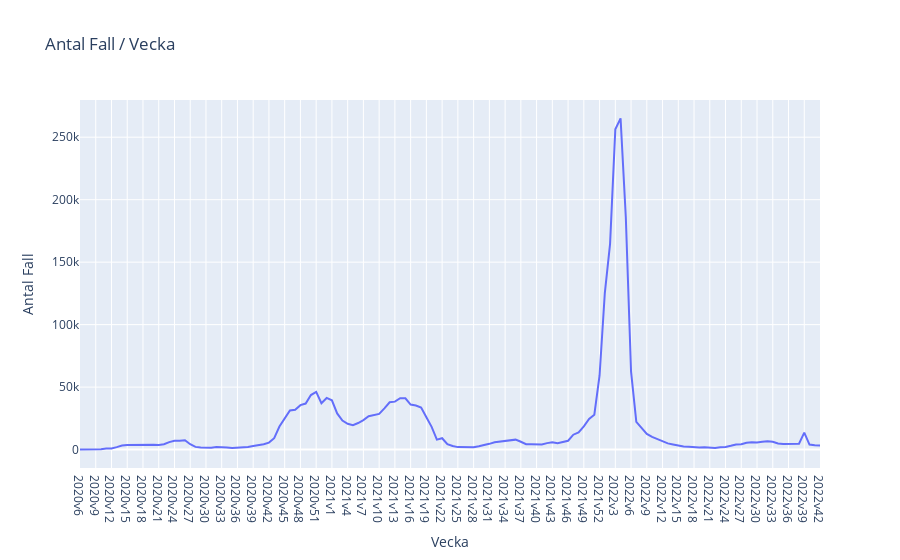

Source (notebook cell):
### Code cell
fig = px.line(df, x = "Vecka", y = "Antal Fall", title = "Antal Fall / Vecka")
fig.write_html("Visualiseringar/E1_fall_veckovis.html")
fig.show()

### Figure 1 — Plotly figure (JSON) as saved in the notebook; plotly's stock layout.template omitted (floating-point values rounded to 4 significant figures; data arrays with more than 128 entries replaced by an {"elided": "..."} marker saying what was removed)
{"data": [{"hovertemplate": "Vecka=%{x}<br>Antal Fall=%{y}<extra></extra>", "legendgroup": "", "line": {"color": "#636efa", "dash": "solid"}, "marker": {"symbol": "circle"}, "mode": "lines", "name": "", "orientation": "v", "showlegend": false, "type": "scatter", "x": {"elided": "142 str values"}, "xaxis": "x", "y": {"elided": "142 int values"}, "yaxis": "y"}], "layout": {"legend": {"tracegroupgap": 0}, "title": {"text": "Antal Fall / Vecka"}, "xaxis": {"anchor": "y", "domain": [0, 1], "title": {"text": "Vecka"}}, "yaxis": {"anchor": "x", "domain": [0, 1], "title": {"text": "Antal Fall"}}}}
